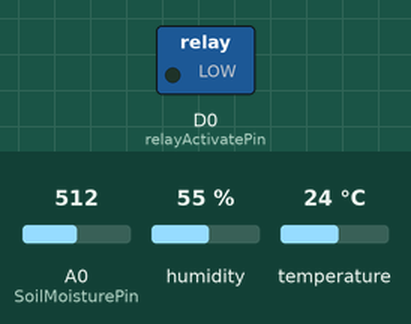
Bench run of a sketch on a simulated ESP8266 (Wemos D1 mini). Shown: switched loads named in the sketch (green lamp = pin HIGH). Inputs (shaded band) come from the test bench; at power-on: A0 (SoilMoisturePin) = 512, humidity 55 %, temperature 24 °C. WiFi joins after 1.5 s; servers stay silent unless stated; uploads are accepted with an empty reply; storage starts empty.

Above: at 0.1 s.
At 1.6 s:
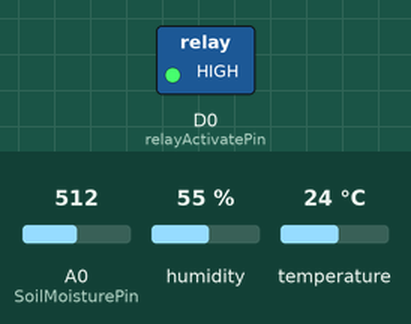
Timing chart, 0 to 4.3 s (numbered marks = the images above):
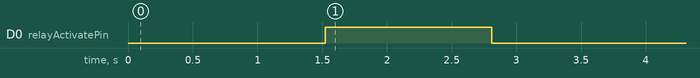

Measured:
- by itself, D0 (relayActivatePin): HIGH → LOW at 2.8 s

The sketch:

wemos.ino
```cpp
#include "wifi.h"
#include "irrigation.h"
#include "gsm.h"
#include "soilMoisture.h"
#include "dht.h"
#include "sdCard.h"

void setup() {
  wifi.begin();
  gsm.begin();
  sdCard.begin();
  dht.begin();
  soilMoisture.begin();
  irrigate.begin();
}

void loop() {
  //  ----------------------- Retrieve values -----------------------
  int s = soilMoisture.get();
  float t = dht.getTemperature();
  float h = dht.getHumidity();

  //  --------- Check automatic or manual irrigation status ---------
  irrigate.manualApplication();
  irrigate.automatic(s);
  gsm.lookForNewCommand(s, t, h);

  //  --------------------- Log inside SD-Card ----------------------
  sdCard.logValues(s, t, h);

  //  ------------------- Post records on server --------------------
  wifi.clientPostRecord(s, t, h);

  delay(1000);
}
```

dht.h
```cpp
#include <DHT.h>
#define DHTTYPE DHT11
#define DHTPin D3
DHT DH(DHTPin, DHTTYPE);

class DHTClass {
private:
  float temperature, humidity;

public:

  void begin() {
    DH.begin();
  }

  float getTemperature() {
    // read digital pin value
    temperature = DH.readTemperature();

    // return value
    if (isnan(temperature)) return 0;
    else return temperature;
  }

  float getHumidity() {
    // read digital pin value
    humidity = DH.readHumidity();

    // return value
    if (isnan(humidity)) return 0;
    else return humidity;
  }
};

DHTClass dht;
```

gsm.h
```cpp
#include <SoftwareSerial.h>

#define RX D2
#define TX D1

SoftwareSerial serial(RX, TX);


class GSMCommand {
private:
  String command;

public:

  void begin() {
    serial.begin(19200);
  }

  void lookForNewCommand(int soilMoisture, float temperature, float humidity) {
    if(serial.available()) {
      command = serial.readString();
      if (command == "On") {
        irrigate.manualGSM(true);
        serial.print("Irrigation Started!");

      } else if (command == "Off") {
        irrigate.manualGSM(false);
        serial.print("Irrigation Stopped!");

      } else if (command == "Get") {
        serial.println("Temperature = " + String(temperature) + "C");
        serial.println("Humidity = " + String(humidity) + "%");
        serial.print("SoilMoisture = " + String(soilMoisture) + "%");
      }
    }
  }
};

GSMCommand gsm;
```

irrigation.h
```cpp
#define relayActivatePin D0

class IrrigationClass {
private:
  bool previousGSMToggle, previousWiFiToggle;

public:

  void begin() {
    pinMode(relayActivatePin, OUTPUT);
    digitalWrite(relayActivatePin, HIGH);
    previousWiFiToggle = previousGSMToggle = false;
  }

  void manualApplication() {
    // read toggle value from server
    bool toggle = wifi.clientGetToggle();
    if (toggle && !previousWiFiToggle) {
      startIrrigate();
    } else if (!toggle && previousWiFiToggle) {
      stopIrrigate();
    }
    previousWiFiToggle = toggle;
  }

  void manualGSM(bool toggle) {
    // read toggle value from GSM
    if (toggle) {
      startIrrigate();
    } else if (!toggle) {
      stopIrrigate();
    }
  }

  void automatic(int soilMoisture) {
    // get threshold from server
    if(soilMoisture < wifi.clientGetThreshold()) {
      startIrrigate();
      delay(5000);
      stopIrrigate();
    }
    // else: No automatic irrigation is needed
  }

  void startIrrigate() {
    digitalWrite(relayActivatePin, LOW);
  }

  void stopIrrigate() {
    digitalWrite(relayActivatePin, HIGH);
  }
};

IrrigationClass irrigate;
```

sdCard.h
```cpp
#include <SD.h>
#include <SPI.h>
#define CSPin D8

class SDCardClass {
private:
    String logString, currentTime;
    File myFile;

public:

  void begin() {
    SD.begin(CSPin);
  }

  void logValues(int soilMoisture, float temperature, float humidity) {
    // create log data
    logString = "soilMoisture: " + String(soilMoisture) + ", "
              + "temperature: " + String(temperature) + ", "
              + "humidity: " + String(humidity);

    // open sd card to log data
    myFile = SD.open("log.txt", FILE_WRITE);
    if (myFile) {
      myFile.println(logString);
      myFile.close();
    }
    // else: failed
  }

};

SDCardClass sdCard;
```

soilMoisture.h
```cpp
#define SoilMoisturePin A0

class SoilMoistureClass {
private:
  int sm;

public:

  void begin() {
    pinMode(SoilMoisturePin, INPUT);
  }

  int get() {
    // read analog value and convert to meaningful range [0, 100]
    sm = analogRead(SoilMoisturePin);
    sm = constrain(sm, 485, 1023);
    sm = map(sm, 485, 1023, 100, 0);

    // return value
    return sm;
  }
};

SoilMoistureClass soilMoisture;
```

wifi.h
```cpp
#include <ESP8266WiFi.h>

char ssid[] = "<WiFi_Name>";
char pass[] = "<WiFi_Password>";
int port = 8000;
IPAddress server(192,168,1,102);

class WiFiConnection {
private:
  WiFiClient client;
  bool toggle;
  int threshold;

public:

  void begin() {
    // begin connection
    WiFi.begin(ssid, pass);

    // wait until succeed in connection
    // Connectiong to internet
    while(WiFi.status() != WL_CONNECTED) {
     delay(500);
    }

    // connected successfully
    // Connected! IP Address:
    // WiFi.localIP()
  }

  bool clientConnect() {
    // Start client connection
    if(client.connect(server, port)) {
      // Client connected to server
      return true;
    } else {
      // Connection failed!
      client.stop();
      return false;
    }
  }

  void clientPostRecord(int soilMoisture, float temperature, float humidity) {
    if (clientConnect()) {
      // simple post request with body
      // Sending a request
      String data = "soil_moisture=" + String(soilMoisture) + "&temperature=" + String(temperature) + "&humidity=" + String(humidity);
      client.println(String("POST ") + "/api/environments/" + " HTTP/1.1");
      client.println("Host: 192.168.1.102");
      client.println("Connection: close");
      client.println("Content-Type: application/x-www-form-urlencoded;");
      client.print("Content-Length: ");
      client.println(data.length());
      client.println();
      client.println(data);

      // Posted Successfully

      // stop client
      client.stop();
      // Disconnected successfully
    }
  }

  bool clientGetToggle() {

    if (clientConnect()) {
      // simple get request without body
      // Sending a request
      client.print(String("GET ") + "/api/toggles/1/" + " HTTP/1.1\r\n"
              + "Host: 192.168.1.102\r\nConnection: close\r\n\r\n");

      // read response until '\n'
      // Response
      String c;
      while (client.connected() || client.available()) {
        if (client.available()) {
          c = client.readString();
        }
      }

      // retrieve data
      if(c.endsWith("false}")) {
        toggle = false;
        // response is false
      } else {
        toggle = true;
        // response is true
      }

      // stop client
      client.stop();
      // Disconnected successfully

      return toggle;
    }
  }

  void clientPutToggle() {
    if (clientConnect()) {
      // simple put request with body
      // Sending a request
      String data = "toggle=false";
      client.println(String("PUT ") + "/api/toggles/1/" + " HTTP/1.1");
      client.println("Host: 192.168.1.102");
      client.println("Connection: close");
      client.println("Content-Type: application/x-www-form-urlencoded;");
      client.print("Content-Length: ");
      client.println(data.length());
      client.println();
      client.println(data);

      // Updated Successfully

      // stop client
      client.stop();
      // Disconnected successfully
    }
  }

  int clientGetThreshold() {
    if (clientConnect()) {
      // simple get request without body
      // Serial.println("[Sending a request]");
      client.print(String("GET ") + "/api/thresholds/1/" + " HTTP/1.1\r\n"
              + "Host: 192.168.1.102\r\nConnection: close\r\n\r\n");

      // read response until '\n'
      // Response
      String c;
      while (client.connected() || client.available()) {
        if (client.available()) {
          c = client.readString();
        }
      }

      // retrieve data
      int startIndex = c.length()-2;
      String temp = "";
      while(c[startIndex-1] != ':') startIndex--;
      for(int i=startIndex; i<c.length()-1; i++) temp += c[i];

      // stop client
      client.stop();
      // Disconnected successfully

      return temp.toInt();
    }
  }

};

WiFiConnection wifi;
```
